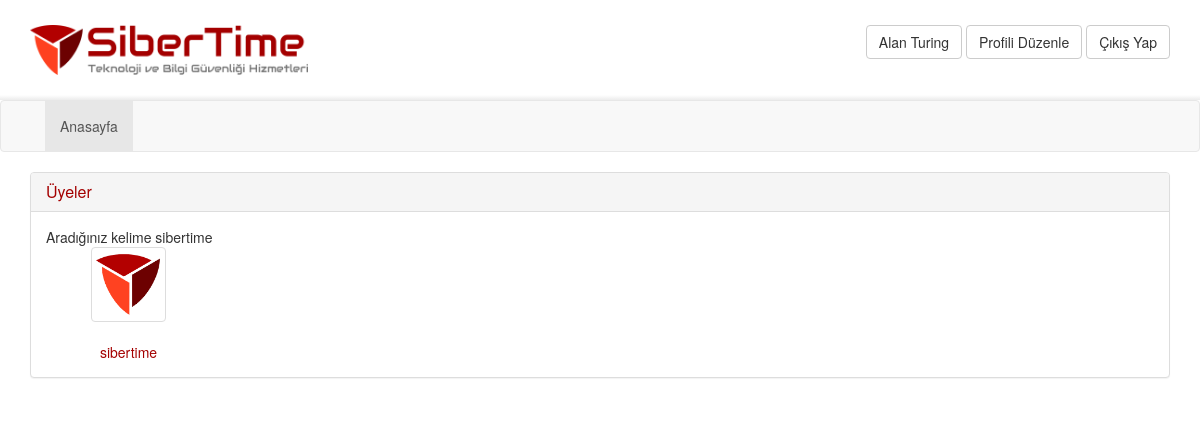
/search.php?user=sibertime (signed in), run on the app's committed database.
### tables this page shows
CREATE TABLE `users` (
  `userId` int(11) NOT NULL,
  `username` varchar(250) NOT NULL,
  `password` varchar(250) NOT NULL,
  `userNameSurname` varchar(250) NOT NULL,
  `userEmail` varchar(250) NOT NULL,
  `userCity` varchar(250) NOT NULL,
  `userImage` varchar(500) NOT NULL DEFAULT '/img/mustafa-kemal-ataturk.jpg'
);

### search.php (the view, shortened to what this page needs)
<!DOCTYPE html>
<html lang="en">
<?php require_once 'include/head.php' ?>
<body>
<?php
$userQuery = mysql_query("SELECT * FROM users WHERE userId = '{$_SESSION['login']}'");
if (mysql_affected_rows()) {
    @$userRow = mysql_fetch_assoc($userQuery);
}
?>
<header>
    <div class="container">
        <img style="height: 50px;" src="img/logo.png" class="logo" alt="">
        <form class="form-inline">
            <a type="submit" href="profile.php?id=<?php echo $userRow['userId'] ?>"
               class="btn btn-default"><?php echo $userRow['userNameSurname'] ?></a>
            <a type="submit" href="editProfile.php?id=<?php echo $userRow['userId'] ?>" class="btn btn-default">Profili
                Düzenle</a>
            <a type="submit" href="logout.php" class="btn btn-default">Çıkış Yap</a>
        </form>
    </div>
</header>
<?php require_once 'include/nav.php' ?>
<section>
    <div class="container">
        <div class="row">
            <div class="col-md-12">
                <div class="panel panel-default friends">
                    <div class="panel-heading">
                        <h3 class="panel-title">Üyeler</h3>
                    </div>
                    <div class="panel-body">
                        <?php echo 'Aradığınız kelime '.$_GET['user']; ?>
                        <ul>
                            <?php
                            if (isset($_GET['user'])) {
                                $searchUser = $_GET['user'];
                                $userQuery = mysql_query("SELECT * FROM users where username like '%$searchUser%'");
                                if (mysql_affected_rows()) {
                                    while ($usersRows = mysql_fetch_assoc($userQuery)) {
                                        ?>
                                        <li><a href="profile.php?id=<?php echo $usersRows['userId'] ?>"
                                               class="thumbnail"><img style="width: 65px;height: 65px"
                                                                      src="<?php echo $usersRows['userImage'] ?>"
                                                                      alt=""></a><div class="text-center"><a href="profile.php?id=<?php echo $usersRows['userId'] ?>"><?php echo $usersRows['username'] ?></a> </div>
                                        </li>
                                        <?php
                                    }
                                }
                            }
                            ?>
                        </ul>
                        <div class="clearfix"></div>
                    </div>
                </div>
            </div>
        </div>
    </div>
</section>

### css/style.css (style rules this page uses)
header { background-image: linear-gradient(#fff, #fff 95%, #ececec); color:#fff; min-height: 100px; padding-top: 25px; }
header form { float:right; }
header .logo { float:left; }
.panel-heading { color: #a40000 !important }
.friends li { list-style: none; padding:0 5px; display:inline; float:left; }
.friends img { width: 55px; }

### data on the page
users: userNameSurname "Alan Turing"
users: userImage (picture), username "sibertime"

### other printed values
$_GET['user'] "sibertime"
